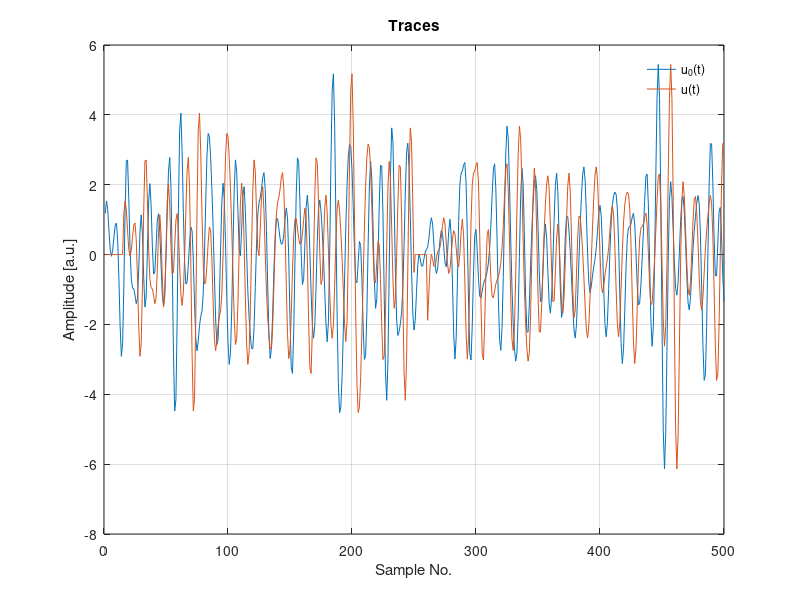

The MATLAB script that drew this image: (Note: this script raises an error after producing the figure.)
clear all
close all
clc

% This script runs an example of dynamic time warping as an introduction to
% the method.
example = 1 ; % 1=sine wave, 2=square wave shift functions

% you can try two test cases below. Watch the 'lag' parameter. The two st
% functions have different magnitudes so if you don't go to large enough
% lags in the sine model, you won't converge to the correction solution.

switch example
    case 1
load('exampleData/stepShiftData.mat'); % data with constant shifts and step in the middle
lag  = 40; % max nuber of points to search forward and backward (can be npts, just takes longer and is unrealistic)
    case 2
load('exampleData/sineShiftData.mat'); % data with sine wave shifts of one cycle
lag  = 80; % max nuber of points to search forward and backward (can be npts, just takes longer and is unrealistic)
% in the case of the sine wave, you must have b=1 because the strains are
% large compared to dt!! Play with 'b' to see how you get stuck in the
% wrong minimum because you're not allowing large enough jumps.
end

idx = 1:500;

u0 = u0(idx);
u1 = u1(idx);

npts = numel(u0); 
lag = npts-1;

figure;
plot(u0); hold on; plot(u1); grid on;
xlabel('Sample No.'); ylabel('Amplitude [a.u.]'); title('Traces');
legend('u_{0}(t)','u(t)'); legend boxoff;

%% setup warping preliminaries

lvec = -lag:lag; % for plotting below

err = computeErrorFunction2( u1, u0, npts, lag ); % cpmpute error function over lages
% note the error function is independent of strain limit 'b'.

figure;
imagesc(err'); colormap('gray'); c = colorbar;
xlabel('Sample No.'); ylabel('Lag'); title('Error function');

%% Apply dynamic time warping in the forward direction

b = 1;  % impose a strain limit: 1 dt is b=1, half dt is b=2, etc.
% if you mess with b you will see the results in the real shifts compared
% to the esimated plots in the subplot below!

dist  = accumulateErrorFunction2( -1, err, npts, lag, b ); % forward accumulation to make distance function

%% backtrack

stbar = backtrackDistanceFunction( 1, dist, err, -lag, b ); % find shifts
% it is instructive to flip the sign of +/-1 here to see how the function
% changes as we start the backtracking on different sides of the traces.
% Also change 'b' to see how this influences the solution for stbar. You
% want to make sure you're doing things in the proper directions in each
% step!!!

%% plot the results

tvec  = ( 0 : npts-1 ) .* dt; % make the time axis
tvec2 = tvec + stbar .* dt; % make the warped time axis

figure;
% plot the distance function
subplot(1,2,1);
imagesc(tvec,lvec,dist'); 
title('Distance function'); c=colorbar; axis('tight'); axis xy;
xlabel('Time (s)'); ylabel('Lag (nsamp)');
% plot real shifts against estimated shifts
subplot(1,2,2);
plot(tvec,st(idx),'ko'); hold on;
plot(tvec,stbar,'r*'); legend('Actual','Estimated'); legend boxoff;
title('Estimated shifts'); 
%axis([tvec(1), tvec(end), -shift1-5, 0]);
xlabel('Time (s)'); ylabel('Lag (nsamp)');

figure;
% plot input traces
subplot(1,2,1);
plot(tvec,u0,'b',tvec,u1,'r--'); legend('Raw','Shifted'); legend boxoff;
title('Input traces for dynamic time warping')
xlabel('Time (s)'); ylabel('Amplitude (a.u.)');
% plot warped trace to compare
subplot(1,2,2);
plot(tvec,u0,'b'); hold on;
plot(tvec2,u1,'r--'); axis('tight');
legend('Raw','Warped'); legend boxoff;
title('Output traces for dynamic time warping')
xlabel('Time (s)'); ylabel('Amplitude (a.u.)');


%% Apply dynamic time warping in the backward direction

dist  = accumulateErrorFunction( 1, err, npts, lag, b ); % backward accumulation to make distance function
stbar = backtrackDistanceFunction( -1, dist, err, -lag, b ); % find shifts
% it is instructive to flip the sign of +/-1 here to see how the function
% changes as we start the backtracking on different sides of the traces.
% Also change 'b' to see how this influences the solution for stbar

%% plot the results

tvec  = ( 0 : npts-1 ) .* dt; % make the time axis
tvec2 = tvec + stbar .* dt; % make the warped time axis

figure;
% plot the distance function
subplot(1,2,1);
imagesc(tvec,lvec,dist'); 
title('Distance function'); c=colorbar; axis('tight'); axis xy;
xlabel('Time (s)'); ylabel('Lag (nsamp)');
% plot real shifts against estimated shifts
subplot(1,2,2);
plot(tvec,st,'ko'); hold on;
plot(tvec,stbar,'r*'); legend('Actual','Estimated'); legend boxoff;
title('Estimated shifts'); 
% axis([tvec(1), tvec(end), -shift1-5, 0]);
xlabel('Time (s)'); ylabel('Lag (nsamp)');

figure;
% plot input traces
subplot(1,2,1);
plot(tvec,u0,'b',tvec,u1,'r--'); legend('Raw','Shifted'); legend boxoff;
title('Input traces for dynamic time warping')
xlabel('Time (s)'); ylabel('Amplitude (a.u.)');
% plot warped trace to compare
subplot(1,2,2);
plot(tvec,u0,'b'); hold on;
plot(tvec2,u1,'r--'); axis('tight');
legend('Raw','Warped'); legend boxoff;
title('Output traces for dynamic time warping')
xlabel('Time (s)'); ylabel('Amplitude (a.u.)');

%% Apply dynamic time warping in both directions to smooth. (Example in Hale 2013)

dist1 = accumulateErrorFunction( -1, err, npts, lag, b ); % forward accumulation to make distance function
dist2 = accumulateErrorFunction( 1, err, npts, lag, b ); % backwward accumulation to make distance function
dist = dist1 + dist2 - err; % add them and remove 'err' to not counted twice
stbar = backtrackDistanceFunction( -1, dist, err, -lag, b ); % find shifts

% !! Notice now that you can backtrack in either direction and get the same
% result.

%% plot the results

tvec  = ( 0 : npts-1 ) .* dt; % make the time axis
tvec2 = tvec + stbar .* dt; % make the warped time axis

figure;
% plot the distance function
subplot(1,2,1);
imagesc(tvec,lvec,dist'); 
title('Distance function'); c=colorbar; axis('tight'); axis xy;
xlabel('Time (s)'); ylabel('Lag (nsamp)');
% plot real shifts against estimated shifts
subplot(1,2,2);
plot(tvec,st,'ko'); hold on;
plot(tvec,stbar,'r*'); legend('Actual','Estimated'); legend boxoff;
title('Estimated shifts'); 
% axis([tvec(1), tvec(end), -shift1-5, 0]);
xlabel('Time (s)'); ylabel('Lag (nsamp)');

figure;
% plot input traces
subplot(1,2,1);
plot(tvec,u0,'b',tvec,u1,'r--'); legend('Raw','Shifted'); legend boxoff;
title('Input traces for dynamic time warping')
xlabel('Time (s)'); ylabel('Amplitude (a.u.)');
% plot warped trace to compare
subplot(1,2,2);
plot(tvec,u0,'b'); hold on;
plot(tvec2,u1,'r--'); axis('tight');
legend('Raw','Warped'); legend boxoff;
title('Output traces for dynamic time warping')
xlabel('Time (s)'); ylabel('Amplitude (a.u.)');




